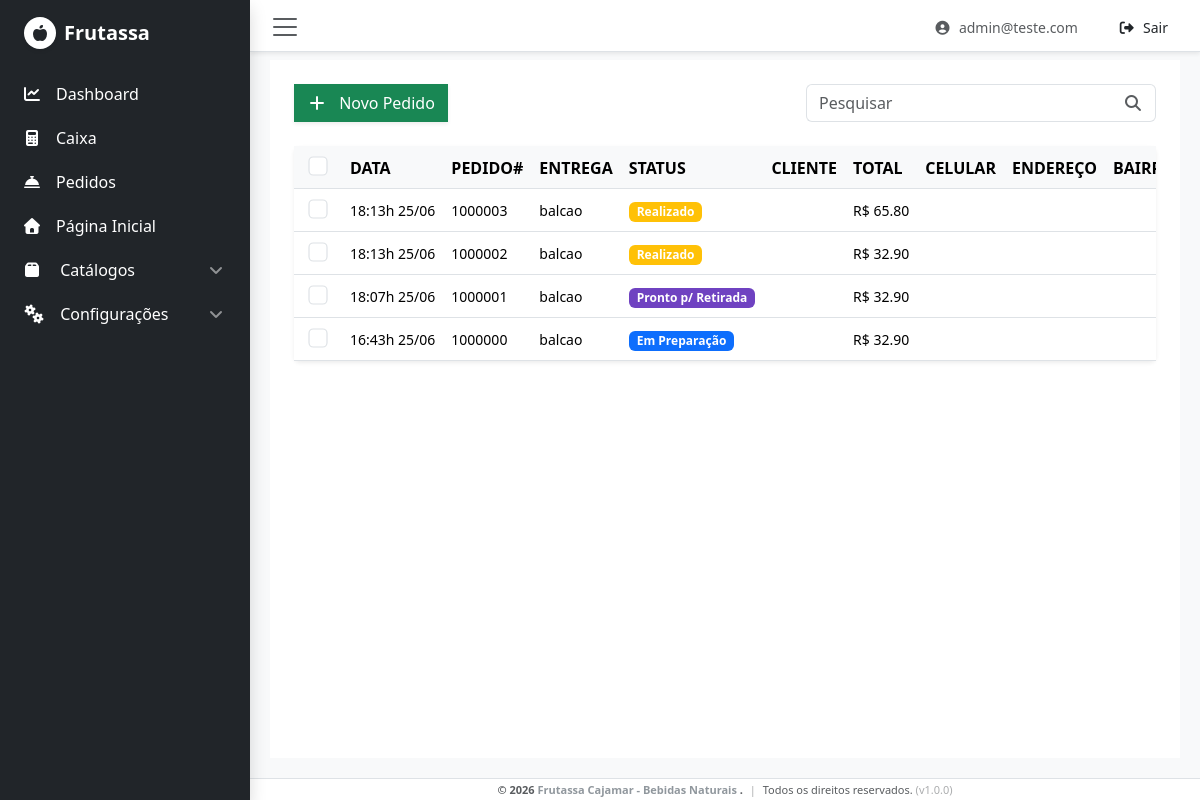
Screenshot of /pedidos (signed in) with the database file from the repository.
### Usuarios/models.py (models this page shows, shortened)
class User(db.Model, UserMixin):
    id = db.Column(db.Integer, primary_key=True)
    email = db.Column(db.String(255), unique=True, nullable=False)
    password = db.Column(db.String(255), nullable=False)
    active = db.Column(db.Boolean(), default=True)
    fs_uniquifier = db.Column(db.String(64), unique=True, nullable=False)
    is_staff = db.Column(db.Boolean(), default=False)
    is_superuser = db.Column(db.Boolean(), default=False)
    roles = db.relationship('Role', secondary=roles_users, backref=db.backref('users', lazy='dynamic'))

### Pedidos/models.py (models this page shows, shortened)
class Orders(db.Model):
    __tablename__ = 'orders'
    id = db.Column(db.Integer, primary_key=True)
    created_at = db.Column(db.DateTime, default=datetime.utcnow, nullable=False)
    updated_at = db.Column(db.DateTime, default=datetime.utcnow, onupdate=datetime.utcnow, nullable=False)
    customer_id = db.Column(db.Integer, db.ForeignKey('customers.id', ondelete='RESTRICT'), nullable=False)
    customer = db.relationship('Customers', backref=db.backref('clientes', lazy='dynamic'))
    discount = db.Column(db.String(50), default="", nullable=False)
    coupon = db.Column(db.String(50), default="", nullable=False)
    observation = db.Column(db.String(50), default="", nullable=False)
    delivery = db.Column(db.String(20), nullable=False) # balcao, ifood, whatsapp, etc.
    status = db.Column(db.String(20), nullable=False)   # R, EP, PR, F, C
    order_id = db.Column(db.Integer, unique=True, nullable=False)
    total_value = db.Column(db.Numeric(10, 2), default=0.00, nullable=False)

### Pedidos/__init__.py (the view)
@pedidos_bp.route('/pedidos')
@admin_required()
def create_view():
    pedidos = Orders.query.options(joinedload(Orders.customer)).order_by(Orders.id.desc()).all()
    return render_template('site/pedidos.html', pedidos=pedidos)

### extensions.py (called while the page is built)
def admin_required():
    def decorator(f):
        @wraps(f)
        def decorated_function(*args, **kwargs):
            if not current_user.is_authenticated:
                return abort(401)
            is_superuser = getattr(current_user, 'is_superuser', False)
            is_staff = getattr(current_user, 'is_staff', False)
            if not (is_superuser or is_staff):
                return abort(403)
            return f(*args, **kwargs)
        return decorated_function
    return decorator

### templates/site/pedidos.html (shortened to what this page needs)
{% extends 'base.html' %}
{% block content %}
    <div class="container-fluid bg-white p-4" style="min-height: calc(100vh - 102px);">
        <div class="d-flex align-items-center justify-content-between gap-3 mb-4">
            <button type="button" class="btn btn-success shadow-sm rounded-0 w-40 text-nowrap"
                data-bs-toggle="modal"
                data-bs-target="#modal-pedido"
                onclick="DataUpdate()">
                <i class="fas fa-plus me-2"></i> Novo Pedido
            </button>
            <div class="input-group w-50" style="max-width: 350px;">
                <input type="text"
                      id="pesquisa-pedidos"
                      class="form-control border-end-0 shadow-none"
                      placeholder="Pesquisar"
                      aria-label="Pesquisar"
                      onkeyup="filtrarItens(this, 'TbOrders')">
                <span class="input-group-text bg-white border-start-0 text-muted">
                    <i class="fas fa-search"></i>
                </span>
            </div>
        </div>
        <div class="card shadow-sm border-0">
            <div class="card-body p-0">
                <div class="table-responsive">
                    <table class="table table-hover align-middle mb-0 text-nowrap" id="TbOrders">
                        <thead class="table-light text-uppercase fs-7 text-muted border-bottom rounded-0">
                            <tr>
                                <th scope="col" class="ps-3" style="width: 40px;">
                                    <div class="form-check">
                                        <input type="checkbox" class="form-check-input" data-mark-full="pedidos" style="transform: scale(1.2);">
                                    </div>
                                </th>
                                <th scope="col" class="sorting user-select-none" onclick="ordenar(1)" style="cursor: pointer;">Data</th>
                                <th scope="col" class="sorting user-select-none" onclick="ordenar(2)" style="cursor: pointer;">Pedido#</th>
                                <th scope="col" class="sorting user-select-none d-none d-lg-table-cell" onclick="ordenar(3)" style="cursor: pointer;">Entrega</th>
                                <th scope="col" class="sorting user-select-none" onclick="ordenar(4)" style="cursor: pointer;">Status</th>
                                <th scope="col" class="sorting user-select-none" onclick="ordenar(5)" style="cursor: pointer;">Cliente</th>
                                <th scope="col" class="sorting user-select-none" onclick="ordenar(6)" style="cursor: pointer;">Total</th>
                                <th scope="col" class="sorting user-select-none d-none d-xl-table-cell" onclick="ordenar(7)" style="cursor: pointer;">Celular</th>
                                <th scope="col" class="sorting user-select-none d-none d-lg-table-cell" onclick="ordenar(8)" style="cursor: pointer;">Endereço</th>
                                <th scope="col" class="sorting user-select-none d-none d-lg-table-cell pe-3" onclick="ordenar(9)" style="cursor: pointer;">Bairro</th>
                            </tr>
                        </thead>
                        <tbody id="pedidos-tbody" class="text-dark">
                          {% set nomes_status = {
                            'R': 'Realizado',
                            'EP': 'Em Preparação',
                            'PR': 'Pronto p/ Retirada',
                            'F': 'Finalizado',
                            'C': 'Cancelado'
                          } %}
                          {% if pedidos %}
                            {% for pedido in pedidos %}
                              <tr onclick="carregarEDispararModal('{{ pedido.id }}', '{{ pedido.status }}')" data-visual-id="{{ pedido.order_id }}" style="cursor: pointer;">
                                <td class="ps-3" onclick="event.stopPropagation();">
                                  <div class="form-check">
                                    <input type="checkbox" class="form-check-input" data-group="pedidos" data-id="{{ pedido.id }}" style="transform: scale(1.2);">
                                  </div>
                                </td>
                                <td data-field="created_at" data-original="{{ pedido.created_at.strftime('%H:%M:%S') if pedido.created_at else '' }}" class="small">
                                  {{ pedido.created_at.strftime('%H:%Mh %d/%m') if pedido.created_at else '' }}
                                </td>
                                <td data-field="order_id" data-original="{{ pedido.order_id }}" class="small">
                                  <span class="fw-medium text-black">{{ pedido.order_id }}</span>
                                </td>
                                <td data-field="delivery" data-original="{{ pedido.delivery }}" class="d-none d-lg-table-cell small">
                                  {{ pedido.delivery }}
                                </td>
                                <td data-field="status" data-original="{{ pedido.status }}">
                                  <span class="badge
                                    {% if pedido.status == 'F' %}bg-success
                                    {% elif pedido.status == 'C' %}bg-danger
                                    {% elif pedido.status == 'EP' %}bg-primary
                                    {% elif pedido.status == 'PR' %}bg-purple
                                    {% else %}bg-warning text-white{% endif %} px-2 py-1 small">
                                    {{ nomes_status.get(pedido.status, pedido.status) }}
                                  </span>
                                </td>
                                <td data-field="customer" data-original="{{ pedido.customer.name if pedido.customer else '' }}" class="small text-truncate" style="max-width: 150px;">
                                </td>
                                <td data-field="total_value" data-original="{{ pedido.total_value }}" class="small">
                                  R$ {{ "%.2f"|format(pedido.total_value) }}
                                </td>
                                <td data-field="phone" data-original="{{ pedido.customer.phone if pedido.customer else '' }}" class="d-none d-xl-table-cell text-muted small">
                                </td>
                                <td data-field="address" data-original="{{ pedido.customer.address if pedido.customer else '' }}" class="d-none d-lg-table-cell text-truncate text-muted small" style="max-width: 200px;">
                                </td>
                                <td data-field="district" data-original="{{ pedido.customer.district if pedido.customer else '' }}" class="d-none d-lg-table-cell text-muted small pe-3">
                                </td>
                              </tr>
                            {% endfor %}
                          {% endif %}
                        </tbody>
                    </table>
                </div>
            </div>
        </div>
    </div>
{% endblock %}

### templates/base.html (shortened to what this page needs)
<!DOCTYPE html>
<html lang="pt-br" class="h-100 m-0 p-0">
    <head>
        <link rel="stylesheet" href="https://cdnjs.cloudflare.com/ajax/libs/font-awesome/7.0.1/css/all.min.css" />
        <link rel="stylesheet" href="https://cdn.jsdelivr.net/npm/bootstrap@5.3.8/dist/css/bootstrap.min.css">
    </head>
    <body data-admin-utc-offset="-10800" class="bg-light h-100 m-0 p-0 overflow-hidden">
        <div class="row g-0 w-100 h-100 align-items-stretch m-0 p-0">
            <nav class="collapse collapse-horizontal show bg-dark text-white shadow h-100 col-auto" id="meuMenu" style="z-index: 1020;">
                <div style="width: 250px;" class="p-2">
                    <div class="d-flex align-items-center py-3 px-3 mb-3" style="height: 50px;">
                        <h5 class="fw-light text-white d-flex align-items-center m-0">
                            <i class="fas fa-apple-whole me-2 bg-white rounded-circle fs-6 shadow-sm d-inline-flex align-items-center justify-content-center"
                               style="width: 32px; height: 32px; color:#212529"></i>
                            <span class="fw-semibold me-3">Frutassa</span>
                        </h5>
                    </div>
                    <ul class="navbar-nav flex-column w-100">
                        {% block nav %}
                            {% for item in menu_items %}
                                {% if item.children %}
                                    <li class="nav-item mb-1">
                                        <button class="btn btn-dark bg-transparent text-white border-0 w-100 text-start d-flex align-items-center justify-content-between py-2 px-3 shadow-none collapsed"
                                                type="button"
                                                data-bs-toggle="collapse"
                                                data-bs-target="#submenu-{{ loop.index }}"
                                                aria-expanded="false"
                                                aria-controls="submenu-{{ loop.index }}">
                                            <div>
                                                <i class="fas fa-{{ item.icon | default('folder') }} me-3 text-center" style="width: 16px;"></i>
                                                <span>{{ item.name }}</span>
                                            </div>
                                            <i class="fas fa-angle-down opacity-50"></i>
                                        </button>
                                    </li>
                                {% else %}
                                    <li class="nav-item mb-1">
                                        <a href="{{ url_for(item.key) if item.key else '#' }}" class="btn btn-dark bg-transparent border-0 text-white w-100 text-start d-flex align-items-center py-2 px-3 shadow-none">
                                            <i class="fas fa-{{ item.icon | default('link') }} me-3 text-center" style="width: 16px;"></i>
                                            <span>{{ item.name }}</span>
                                        </a>
                                    </li>
                                {% endif %}
                            {% endfor %}
                        {% endblock %}
                    </ul>
                </div>
            </nav>
            <div class="col d-flex flex-column h-100" style="overflow-y: auto;">
                <nav class="navbar navbar-light bg-white border-bottom py-2 px-3 shadow-sm" style="height: 52px; min-height: 52px;">
                    <div class="container-fluid p-0">
                        <button class="navbar-toggler border-0 shadow-none p-1 me-2" type="button" data-bs-toggle="collapse" data-bs-target="#meuMenu" aria-controls="meuMenu" aria-expanded="true" aria-label="Toggle navigation">
                            <span class="navbar-toggler-icon"></span>
                        </button>
                        <div class="d-flex align-items-center me-4">
                            <a href="#" class="d-block text-muted text-decoration-none small fw-medium">
                                <i class="fas fa-user-circle me-1"></i> {{ current_user.email | default('Visitante') }}
                            </a>
                        </div>
                        <form action="{{ url_for('security.logout') }}" method="POST" style="display: inline;">
                            <button type="submit" class="btn btn-sm text-dark fw-medium px-3 border-0 bg-transparent shadow-none">
                                <i class="fas fa-sign-out-alt me-1"></i> Sair
                            </button>
                        </form>
                    </div>
                </nav>
                <main class="p-2 flex-grow-1">
                    <div class="container-fluid">
                        {% block content %}{% endblock %}
                    </div>
                </main>
                <footer class="d-flex align-items-center justify-content-center border-top text-muted bg-white mt-auto" style="min-height: 22px; height: 22px; font-size: 11px; padding: 0;">
                    <div class="text-center" style="line-height: 22px;">
                        <strong>&copy; 2026 <a href="#" class="text-decoration-none text-secondary opacity-75">
                            Frutassa Cajamar - Bebidas Naturais
                        </a>.</strong>
                        <span class="mx-1 opacity-50">|</span> Todos os direitos reservados.
                        <span class="d-none d-sm-inline ml-1 opacity-50">(v1.0.0)</span>
                    </div>
                </footer>
            </div>
        </div>
    </body>
</html>

### templates/base.html (style rules this page uses)
button[data-bs-toggle="collapse"] .fa-angle-down { transition: transform 0.3s ease; transform: rotate(180deg); }
button[data-bs-toggle="collapse"].collapsed .fa-angle-down { transform: rotate(0deg); }

### rows the page displays
User: email "admin@teste.com"
Orders: created_at "18:13h 25/06", order_id "1000003", delivery "balcao", get "Realizado", total_value "65.80"
Orders: created_at "18:13h 25/06", order_id "1000002", delivery "balcao", get "Realizado", total_value "32.90"
Orders: created_at "18:07h 25/06", order_id "1000001", delivery "balcao", get "Pronto p/ Retirada", total_value "32.90"
Orders: created_at "16:43h 25/06", order_id "1000000", delivery "balcao", get "Em Preparação", total_value "32.90"

### other values shown
{{ item.name }} "Dashboard" "Caixa" "Pedidos" "Página Inicial"
{{ item.name }} "Catálogos" "Configurações"
